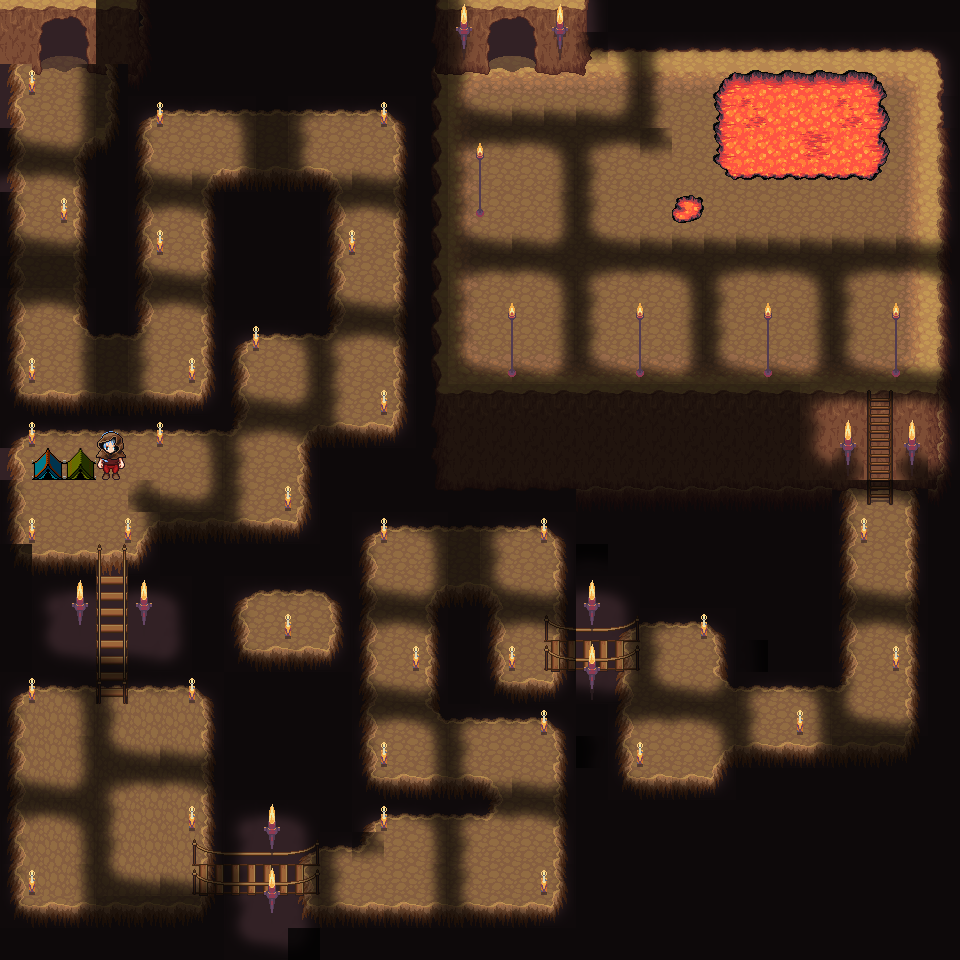

Tiled map render using the project's own tile images. Description and the map definition, with tile-layer contents summarised, below:
An orthogonal 30x30 tile map with 32x32 px tiles, 14 tile layers (Tile Layer 1, Tile Layer 8, Tile Layer 8, Tile Layer 3, ...), 4 tilesets.

<map version="1.0" tiledversion="1.0.3" orientation="orthogonal" renderorder="right-down" width="30" height="30" tilewidth="32" tileheight="32" nextobjectid="1">
 <tileset firstgid="1" source="../tile/tileset-1.tsx" />
 <tileset firstgid="1025" source="../tile/tileset-3.tsx" />
 <tileset firstgid="1281" source="../tile/tileset-4.tsx" />
 <tileset firstgid="1681" source="../tile/NPC/npc-quest-cave-1.tsx" />
 <layer name="Tile Layer 1" width="30" height="30">
  <data>[900 cells, 819 non-empty, 4 distinct tile ids]</data>
 </layer>
 <layer name="Tile Layer 8" width="30" height="30">
  <data>[900 cells, 123 non-empty, 21 distinct tile ids]</data>
 </layer>
 <layer name="Tile Layer 8" width="30" height="30">
  <data>[900 cells, 0 non-empty, 0 distinct tile ids]</data>
 </layer>
 <layer name="Tile Layer 3" width="30" height="30">
  <data>[900 cells, 211 non-empty, 15 distinct tile ids]</data>
 </layer>
 <layer name="Tile Layer 10" width="30" height="30">
  <data>[900 cells, 0 non-empty, 0 distinct tile ids]</data>
 </layer>
 <layer name="Tile Layer 4" width="30" height="30">
  <data>[900 cells, 48 non-empty, 8 distinct tile ids]</data>
 </layer>
 <layer name="Tile Layer 5" width="30" height="30">
  <data>[900 cells, 84 non-empty, 18 distinct tile ids]</data>
 </layer>
 <layer name="Tile Layer 11" width="30" height="30">
  <data>[900 cells, 4 non-empty, 3 distinct tile ids]</data>
 </layer>
 <layer name="Tile Layer 9" width="30" height="30">
  <data>[900 cells, 24 non-empty, 15 distinct tile ids]</data>
 </layer>
 <layer name="Tile Layer 9" width="30" height="30">
  <data>[900 cells, 39 non-empty, 23 distinct tile ids]</data>
 </layer>
 <layer name="b" width="30" height="30">
  <data>[900 cells, 19 non-empty, 9 distinct tile ids]</data>
 </layer>
 <layer name="shadown" width="30" height="30">
  <data>[900 cells, 620 non-empty, 15 distinct tile ids]</data>
 </layer>
 <layer name="li" width="30" height="30">
  <data>[900 cells, 252 non-empty, 11 distinct tile ids]</data>
 </layer>
 <layer name="NPCQuest" width="30" height="30">
  <data>[900 cells, 1 non-empty, 1 distinct tile ids]</data>
 </layer>
</map>
